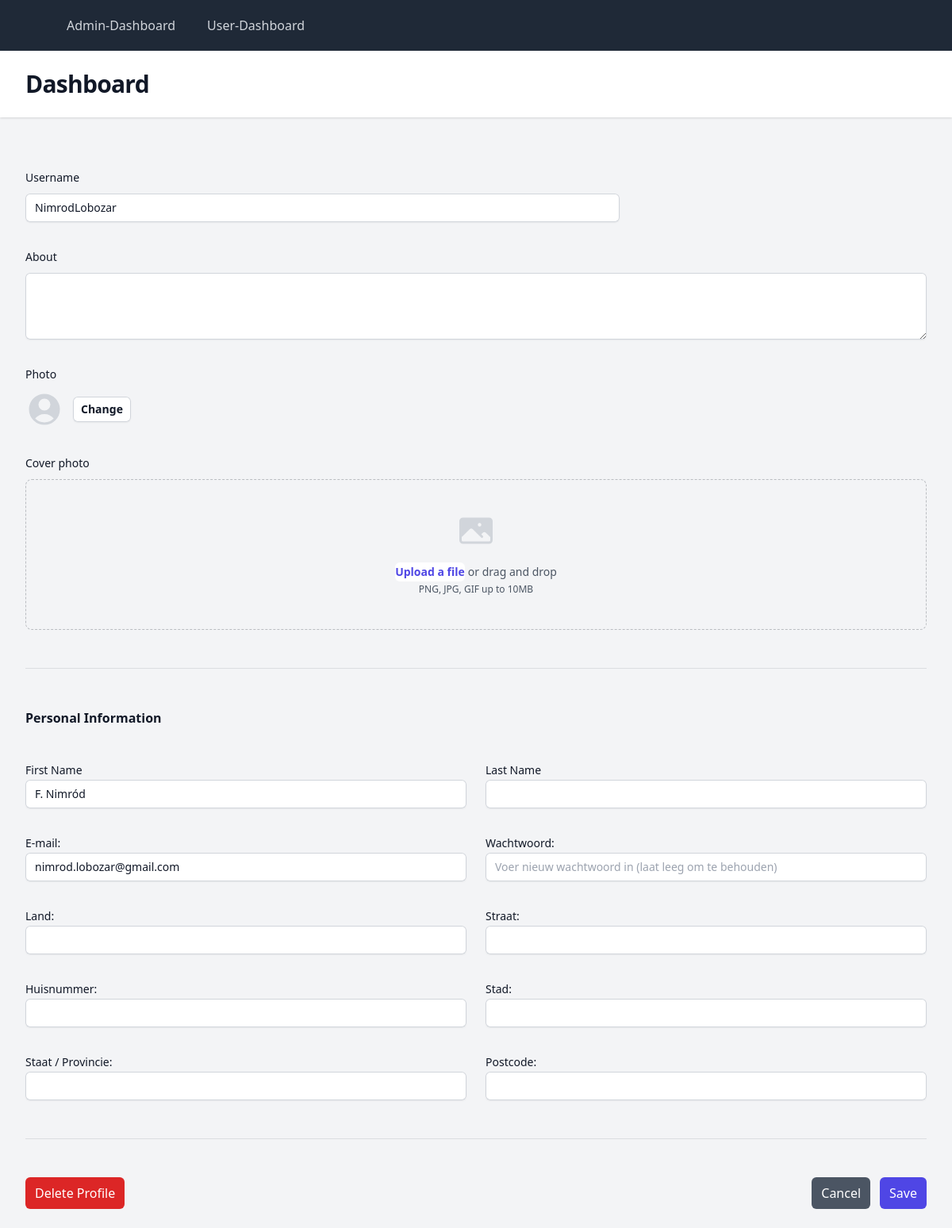
The app's page /edit_profile.php (signed in), older data.
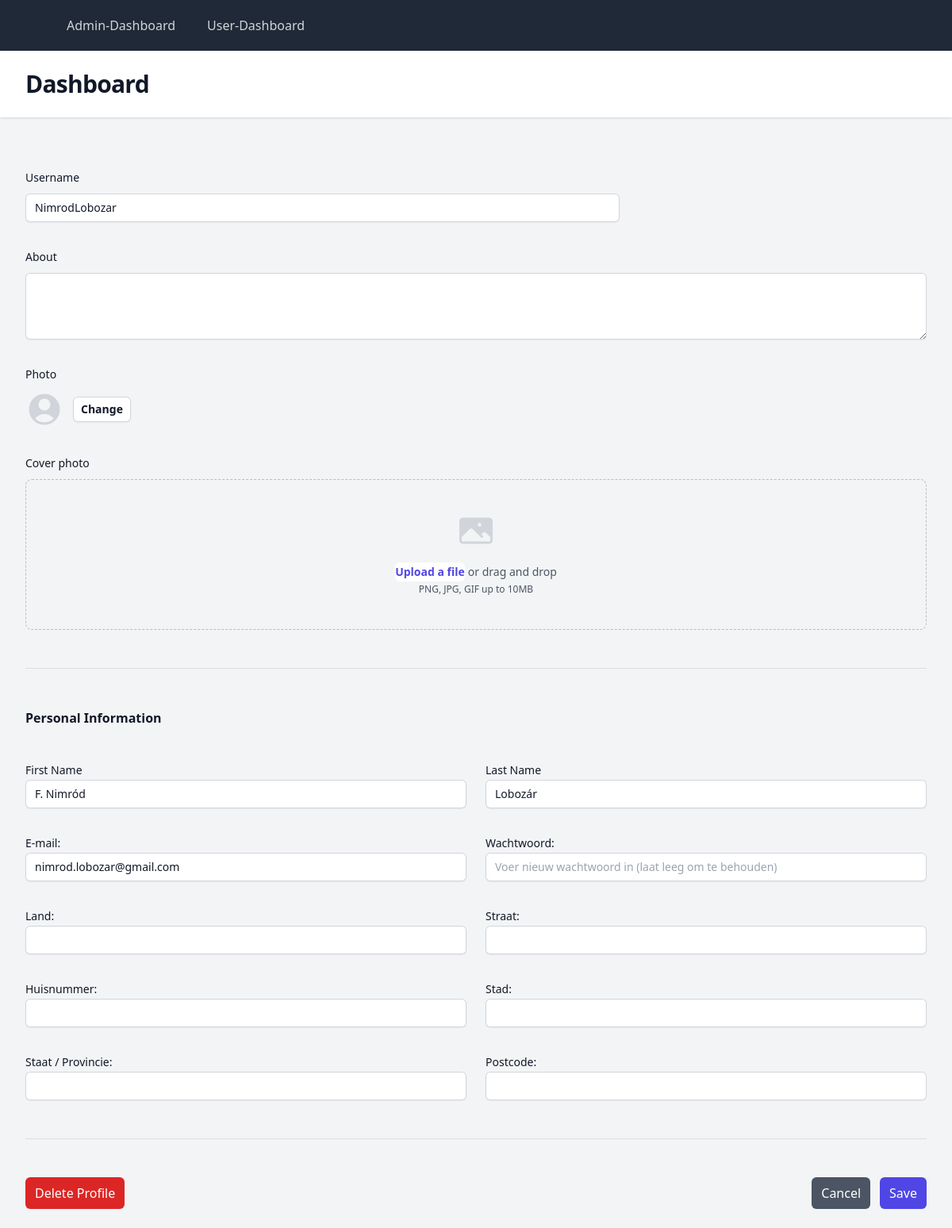
The same page, newer data.
### tables this page shows
CREATE TABLE IF NOT EXISTS `users` (
  `id` int UNSIGNED NOT NULL AUTO_INCREMENT,
  `username` varchar(100) NOT NULL,
  `first_name` varchar(255) DEFAULT NULL,
  `last_name` varchar(255) DEFAULT NULL,
  `country` varchar(255) DEFAULT NULL,
  `street` varchar(255) DEFAULT NULL,
  `adres` varchar(255) DEFAULT NULL,
  `city` varchar(255) DEFAULT NULL,
  `state_province` varchar(255) DEFAULT NULL,
  `zip_postal_code` varchar(20) DEFAULT NULL,
  `email` varchar(100) NOT NULL,
  `password` varchar(255) NOT NULL,
  `created_at` timestamp NULL DEFAULT CURRENT_TIMESTAMP,
  `is_admin` tinyint(1) DEFAULT '0',
  `about` text,
  `profile_photo` varchar(255) DEFAULT 'assets/img/default/default-profile.png',
  `cover_photo` varchar(255) DEFAULT 'assets/img/default/default-cover.jpg',
  `PreOrder` tinyint(1) DEFAULT '0',
  `date` timestamp NULL DEFAULT CURRENT_TIMESTAMP,
  PRIMARY KEY (`id`),
  UNIQUE KEY `email` (`email`)
);

### edit_profile.php (the view, shortened to what the changed rows need)
<?php
include 'config/config.php';
$user_id = $_SESSION['user_id'];
$query = "SELECT * FROM users WHERE id = :user_id";
$stmt = $pdo->prepare($query);
$stmt->bindParam(':user_id', $user_id, PDO::PARAM_INT);
$stmt->execute();
$user = $stmt->fetch(PDO::FETCH_ASSOC);
if ($user) {
    $username = $user['username'] ?? '';
    $first_name = $user['first_name'] ?? '';
    $last_name = $user['last_name'] ?? '';
    $email = $user['email'] ?? '';
    $about = $user['about'] ?? '';
} else {
    $username = $email = $country = $street = $adres = $city = $state_province = $zip_postal_code = '';
}
?>
<!DOCTYPE html>
<html class="h-full bg-gray-100" lang="en">
<head>
    <script src="https://cdn.tailwindcss.com"></script>
</head>
<body class="h-full">
    <div class="min-h-full">
        <header class="bg-white shadow">
            <div class="mx-auto max-w-7xl px-4 py-6 sm:px-6 lg:px-8">
                <h1 class="text-3xl font-bold tracking-tight text-gray-900">Dashboard</h1>
            </div>
        </header>
        <main>
            <div class="mx-auto max-w-7xl px-4 py-6 sm:px-6 lg:px-8">
                <form action="update_profile.php" method="POST" enctype="multipart/form-data">
                    <div class="space-y-12">
                        <div class="border-b border-gray-900/10 pb-12">
                            <div class="mt-10 grid grid-cols-1 gap-x-6 gap-y-8 sm:grid-cols-6">
                                <div class="sm:col-span-4">
                                    <div class="mt-2">
                                        <input type="text" name="username" id="username" autocomplete="username" class="block w-full pl-3 rounded-md border-0 py-1.5 text-gray-900 shadow-sm ring-1 ring-inset ring-gray-300 placeholder:text-gray-400 focus:ring-2 focus:ring-inset focus:ring-indigo-600 sm:text-sm sm:leading-6" value="<?php echo htmlspecialchars($username); ?>" autocomplete="username" placeholder="<?php echo htmlspecialchars($username); ?>">
                                    </div>
                                </div>
                                <div class="col-span-full">
                                    <div class="mt-2">
                                        <textarea id="about" name="about" rows="3" class="pl-3 block w-full rounded-md border-0 py-1.5 text-gray-900 shadow-sm ring-1 ring-inset ring-gray-300 placeholder:text-gray-400 focus:ring-2 focus:ring-inset focus:ring-indigo-600 sm:text-sm sm:leading-6" value="<?php echo htmlspecialchars($about); ?>" autocomplete="about" placeholder="<?php echo htmlspecialchars($about); ?>"></textarea>
                                    </div>
                                </div>
                            </div>
                        </div>
                        <div class="border-b border-gray-900/10 pb-12">
                            <h2 class="text-base font-semibold leading-7 text-gray-900">Personal Information</h2>
                            <div class="mt-10 grid grid-cols-1 gap-x-6 gap-y-8 sm:grid-cols-6">
                                <div class="sm:col-span-3">
                                    <label for="first-name" class="block text-sm font-medium leading-6 text-gray-900">First Name</label>
                                    <input type="text" name="first_name" id="first-name" class="pl-3 block w-full rounded-md border-0 py-1.5 text-gray-900 shadow-sm ring-1 ring-inset ring-gray-300 placeholder:text-gray-400 focus:ring-2 focus:ring-inset focus:ring-indigo-600 sm:text-sm sm:leading-6" value="<?php echo htmlspecialchars($first_name); ?>" autocomplete="first_name" placeholder="<?php echo htmlspecialchars($first_name ?: ''); ?>">
                                </div>
                                <div class="sm:col-span-3">
                                    <label for="last-name" class="block text-sm font-medium leading-6 text-gray-900">Last Name</label>
                                    <input type="text" name="last_name" id="last-name" class="pl-3 block w-full rounded-md border-0 py-1.5 text-gray-900 shadow-sm ring-1 ring-inset ring-gray-300 placeholder:text-gray-400 focus:ring-2 focus:ring-inset focus:ring-indigo-600 sm:text-sm sm:leading-6" value="<?php echo htmlspecialchars($last_name); ?>" autocomplete="last_name" placeholder="<?php echo htmlspecialchars($last_name ?: ''); ?>">
                                </div>
                                <div class="sm:col-span-3">
                                    <label class="block text-sm font-medium leading-6 text-gray-900" for="email">E-mail:</label>
                                    <input class="pl-3 block w-full rounded-md border-0 py-1.5 text-gray-900 shadow-sm ring-1 ring-inset ring-gray-300 placeholder:text-gray-400 focus:ring-2 focus:ring-inset focus:ring-indigo-600 sm:text-sm sm:leading-6" type="email" id="email" name="email" value="<?php echo htmlspecialchars($email); ?>" autocomplete="email" placeholder="<?php echo htmlspecialchars($email ?: ''); ?>">
                                </div>
                            </div>
                        </div>
                    </div>
                </form>
            </div>
        </main>
    </div>
</body>
</html>

Row changes from the older to the newer data that the page shows:
changed users "NimrodLobozar": last_name (not shown) → "Lobozár"
